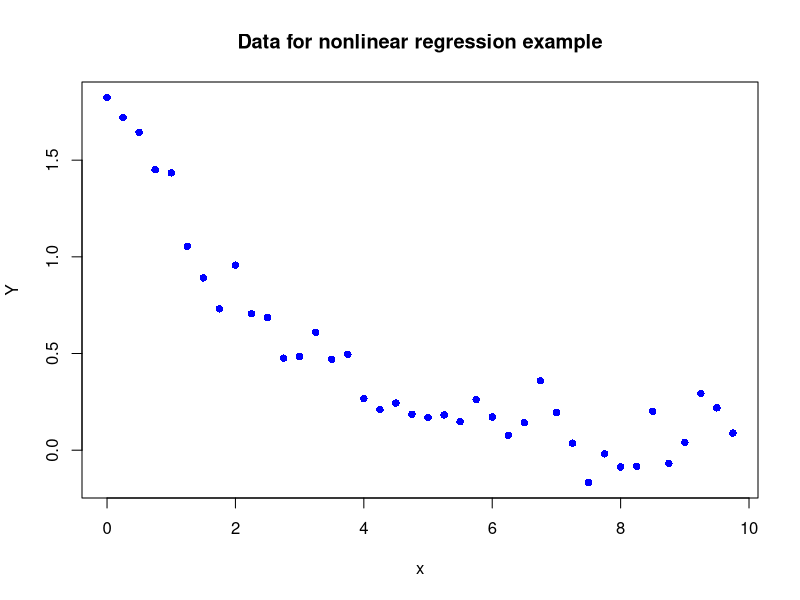
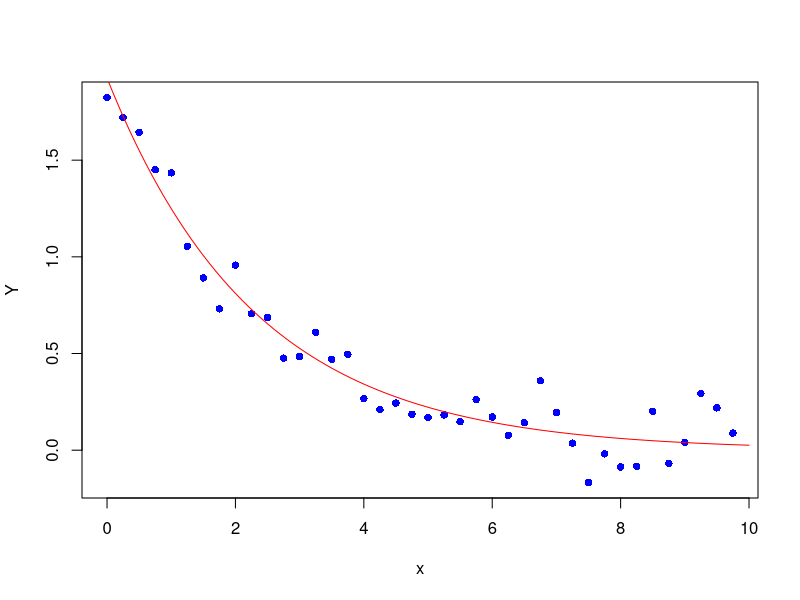

Generate these figures, in order, with R:
#Method for non-linear least squares

#Read in the data
NLSdata <- read.table("nls2.dat", header = TRUE)

#Find the structure of the data
str(NLSdata)

#Plot data
plot(NLSdata$x, NLSdata$Y, col = "blue", pch =16, xlab = "x", ylab = "Y", 
     main = "Data for nonlinear regression example")

#Linear Regression to compare the log of Y with x

model <- lm(log(NLSdata$Y) ~ NLSdata$x)
summary(model)

#Sum function to find the sum of squares
sumsqerr <- function(theta,x,Y) {
  beta0 <- theta[1]
  beta1 <- theta[2]
  mu <- beta0*exp(beta1*x)
  sum((Y-mu)^2)
}

#Fit a NLS(nonlinear least squares) model using results from linear regression
#beta0 is the intercept --> ie log(0.3) --> 1.3
#beta1 is the NLSdata$x value --> -0.3
NLS.fit <- nlm(sumsqerr, c(1.3, -0.3), x = NLSdata$x, Y = NLSdata$Y, hessian = TRUE)
NLS.fit

#Check convergence by plotting the fitted function
beta0 <- NLS.fit$estimate[1]
beta1 <- NLS.fit$estimate[2]
x.grid <- seq(0,10,0.1)
mu <- beta0 * exp(beta1 * x.grid)
plot(NLSdata$x, NLSdata$Y, xlab = "x", ylab = "Y", col = "blue", pch = 16)
lines(x.grid, mu, col = "red")



